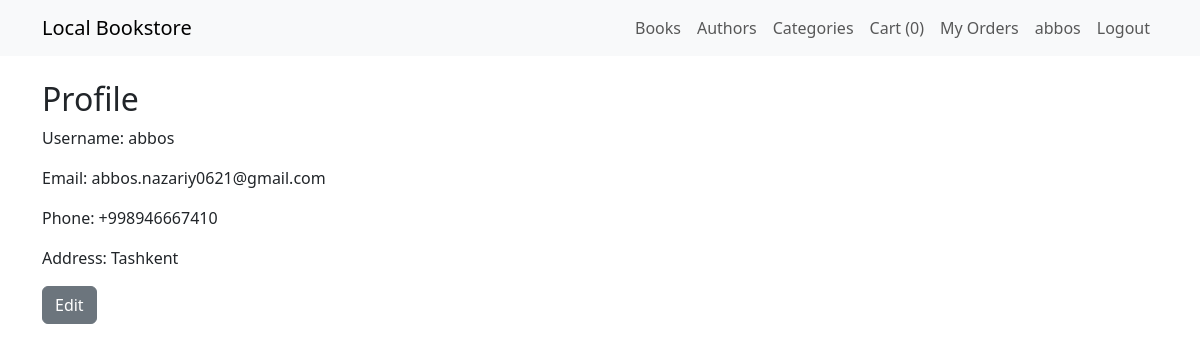
Screenshot of /profile/ (signed in) with the database file from the repository.
### store/models.py (models this page shows, shortened)
class Customer(models.Model):
    user = models.OneToOneField(User, on_delete=models.CASCADE)
    phone = models.CharField(max_length=20, blank=True)
    address = models.TextField(blank=True)

### store/views.py (the view)
# urls.py: path('profile/', views.profile_view, name='profile'),
@login_required
def profile_view(request):
    customer = get_object_or_404(Customer, user=request.user)
    return render(request, 'store/profile.html', {'customer': customer})

### store/context_processors.py (called while the page is built)
def cart_total(request):
    cart = request.session.get(CART_SESSION_ID, {})
    total_qty = sum(item.get('quantity', 0) for item in cart.values())
    return {'cart_total_qty': total_qty}

### store/templates/store/profile.html
{% extends 'store/base.html' %}
{% block content %}
<h2>Profile</h2>
{% if form %}
  <form method="post">{% csrf_token %}{{ form.as_p }}<button class="btn btn-primary" type="submit">Save</button></form>
{% else %}
  <p>Username: {{ customer.user.username }}</p>
  <p>Email: {{ customer.user.email }}</p>
  <p>Phone: {{ customer.phone }}</p>
  <p>Address: {{ customer.address }}</p>
  <a class="btn btn-secondary" href="{% url 'store:profile_edit' %}">Edit</a>
{% endif %}
{% endblock %}

### store/templates/store/base.html (shortened to what this page needs)
<!doctype html>
<html lang="en">
  <head>
    <link href="https://cdn.jsdelivr.net/npm/bootstrap@5.3.2/dist/css/bootstrap.min.css" rel="stylesheet">
  </head>
  <body>
    <nav class="navbar navbar-expand-lg navbar-light bg-light mb-4">
      <div class="container">
        <a class="navbar-brand" href="{% url 'store:book_list' %}">Local Bookstore</a>
        <div class="collapse navbar-collapse" id="navbarNav">
          <ul class="navbar-nav ms-auto">
            <li class="nav-item">
              <a class="nav-link" href="{% url 'store:book_list' %}">Books</a>
            </li>
            <li class="nav-item">
              <a class="nav-link" href="{% url 'store:author_list' %}">Authors</a>
            </li>
            <li class="nav-item">
              <a class="nav-link" href="{% url 'store:category_list' %}">Categories</a>
            </li>
            {% if not request.user.is_staff and not request.user.is_superuser %}
              <li class="nav-item">
                <a class="nav-link" href="{% url 'store:cart' %}">
                  Cart ({{ cart_total_qty|default:0 }})
                </a>
              </li>
            {% endif %}
            {% if request.user.is_authenticated %}
              {% if request.user.is_staff or request.user.is_superuser %}
                <li class="nav-item d-flex align-items-center">
                  <span class="badge bg-danger">Admin Mode (You logged in as administrator)</span>
                </li>
                <li class="nav-item">
                  <a class="nav-link" href="/admin/">Admin Panel</a>
                </li>
                <li class="nav-item">
                  <a class="nav-link" href="{% url 'store:logout' %}">Logout</a>
                </li>
              {% else %}
                <li class="nav-item">
                  <a class="nav-link" href="{% url 'store:my_orders' %}">My Orders</a>
                </li>
                <li class="nav-item">
                  <a class="nav-link" href="{% url 'store:profile' %}">
                    {{ request.user.username }}
                  </a>
                </li>
                <li class="nav-item">
                  <a class="nav-link" href="{% url 'store:logout' %}">Logout</a>
                </li>
              {% endif %}
            {% endif %}
          </ul>
        </div>
      </div>
    </nav>
    <div class="container">
      {% block content %}{% endblock %}
    </div>
  </body>
</html>

### rows the page displays
Customer: user.username "abbos", user.email "abbos.nazariy0621@gmail.com", phone "+998946667410", address "Tashkent"

### other values shown
{{ cart_total_qty|default:0 }} "0"
{{ request.user.username }} "abbos"
